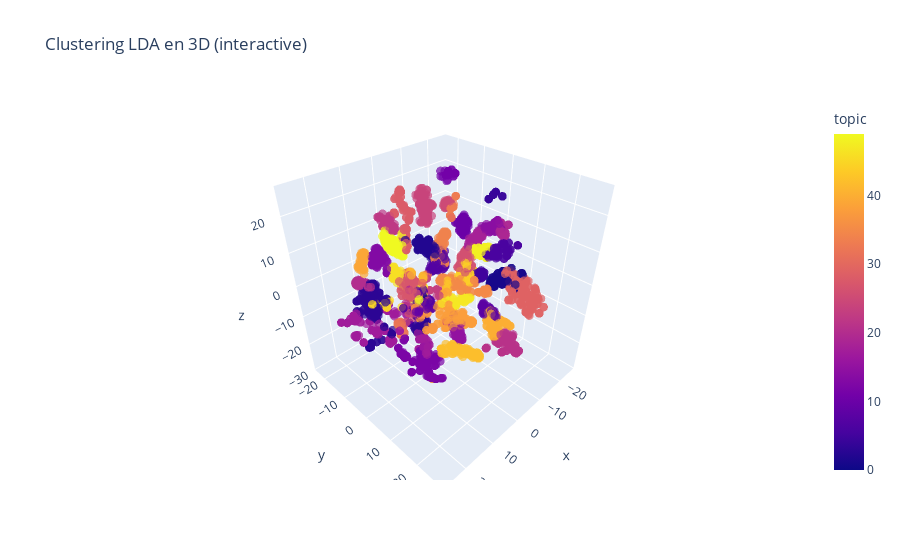

The code cell stored with this chart in its notebook:
### Markdown cell above
Here is the same graph plot using plotly instead so we can have an interactive plot :

### Code cell
import plotly.express as px
import pandas as pd

# On rassemble les données dans un DataFrame
df = pd.DataFrame({
    'x': x,
    'y': y,
    'z': z,
    'topic': freq_topic
})

# Graphe interactif 3D avec couleurs par topic
fig = px.scatter_3d(df, x='x', y='y', z='z',
                    color='topic',  # couleur selon topic dominant
                    opacity=0.7,
                    title="Clustering LDA en 3D (interactive)")

fig.update_traces(marker=dict(size=3))  # point plus petit
fig.show()

### Figure 1 — Plotly figure (JSON) as saved in the notebook; plotly's stock layout.template omitted (floating-point values rounded to 4 significant figures; data arrays with more than 128 entries replaced by an {"elided": "..."} marker saying what was removed)
{"data": [{"hovertemplate": "x=%{x}<br>y=%{y}<br>z=%{z}<br>topic=%{marker.color}<extra></extra>", "legendgroup": "", "marker": {"color": {"elided": "4241 int values"}, "coloraxis": "coloraxis", "opacity": 0.7, "size": 3, "symbol": "circle"}, "mode": "markers", "name": "", "scene": "scene", "showlegend": false, "type": "scatter3d", "x": {"elided": "4241 float values"}, "y": {"elided": "4241 float values"}, "z": {"elided": "4241 float values"}}], "layout": {"coloraxis": {"colorbar": {"title": {"text": "topic"}}, "colorscale": [[0, "#0d0887"], [0.1111, "#46039f"], [0.2222, "#7201a8"], [0.3333, "#9c179e"], [0.4444, "#bd3786"], [0.5556, "#d8576b"], [0.6667, "#ed7953"], [0.7778, "#fb9f3a"], [0.8889, "#fdca26"], [1, "#f0f921"]]}, "legend": {"tracegroupgap": 0}, "scene": {"domain": {"x": [0, 1], "y": [0, 1]}, "xaxis": {"title": {"text": "x"}}, "yaxis": {"title": {"text": "y"}}, "zaxis": {"title": {"text": "z"}}}, "title": {"text": "Clustering LDA en 3D (interactive)"}}}
